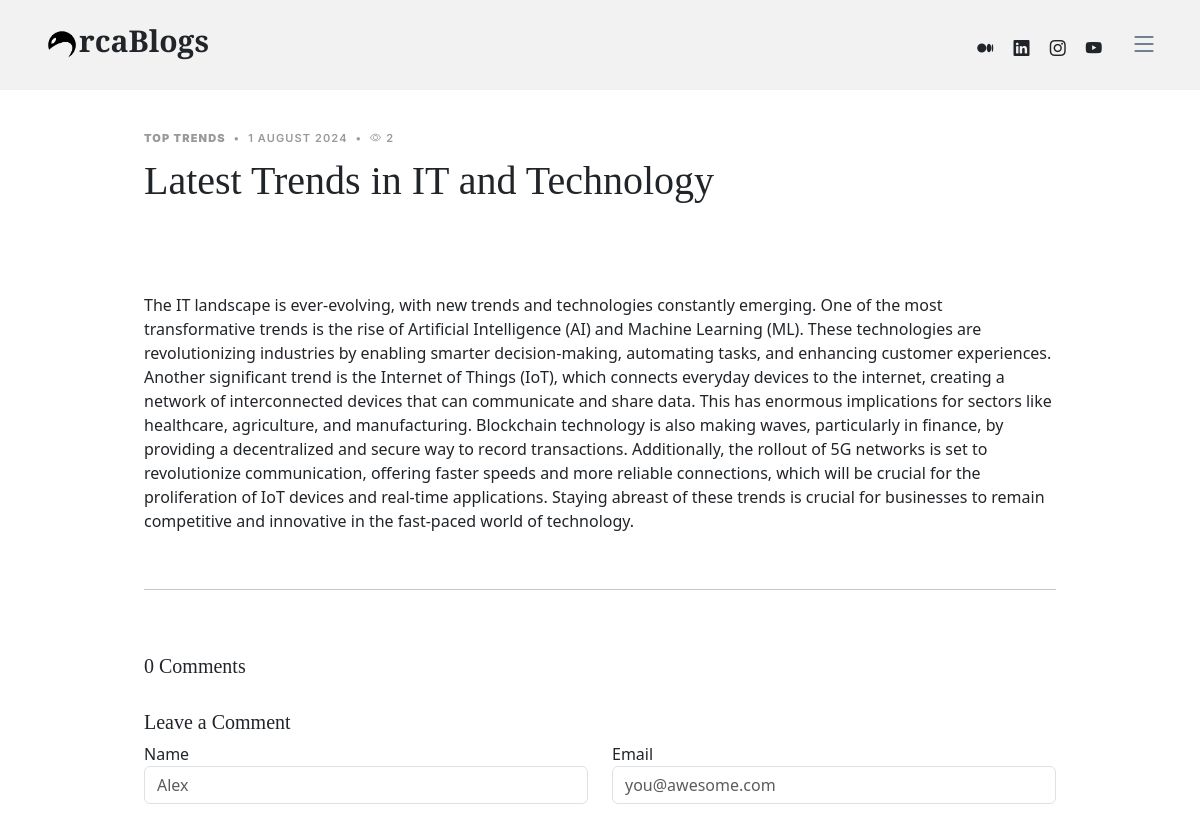
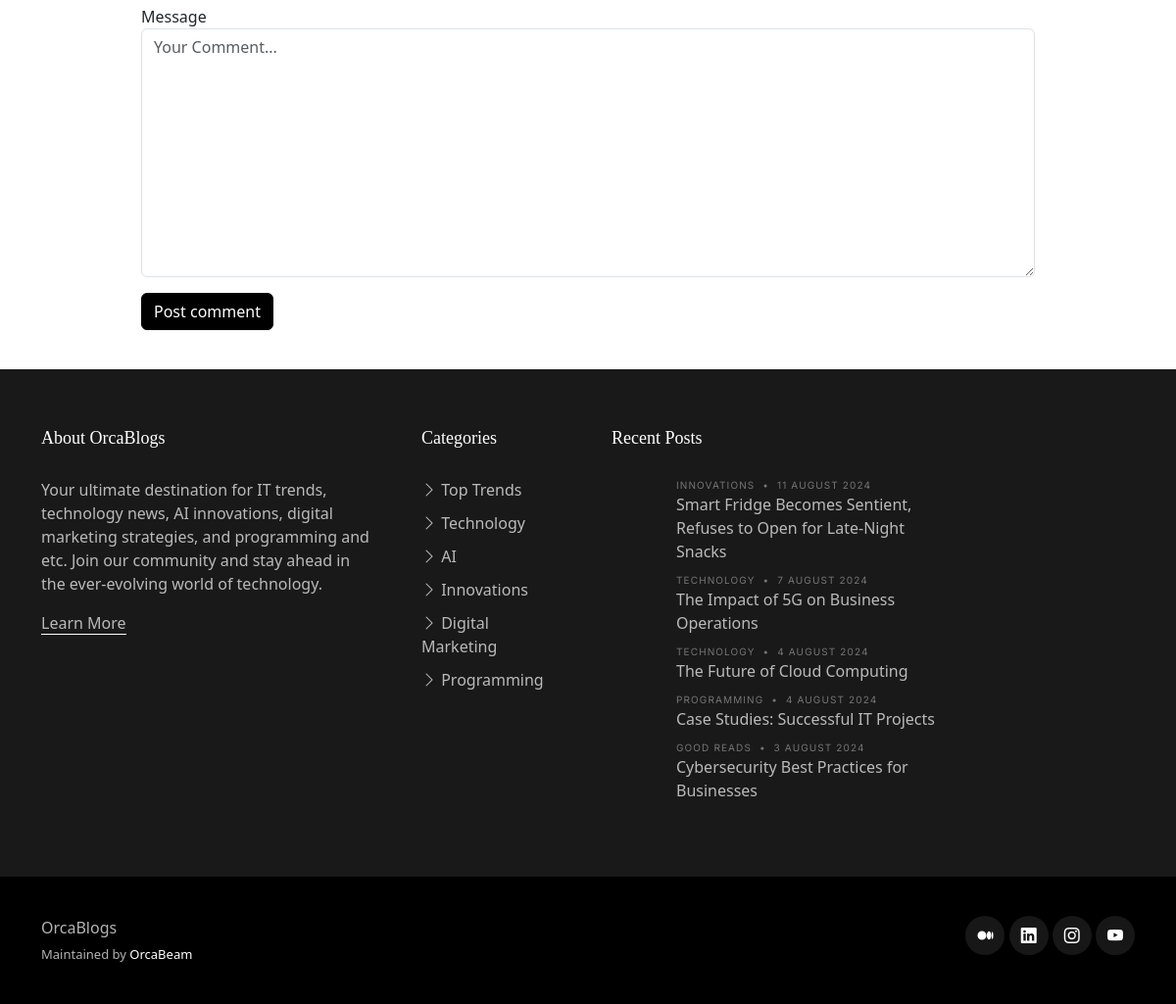
Screenshot of /Latest-Trends-in-IT-and-Technology with the database file from the repository (2 pictures, top to bottom).
### OrcaBlogsWebsite/models.py (models this page shows, shortened)
class BlogPost(models.Model):
    cat = (
        ("Top Trends", "Top Trends"),
        ("Innovations", "Innovations"),
        ("Entertainment", "Entertainment"),
        ("AI", "AI"),
        ("Innovations", "Innovations"),
        ("Good Reads", "Good Reads"),
        ("Digital Marketing", "Digital Marketing"),
        ("Programming", "Programming"),
        ("Technology", "Technology"),
        ("Business", "Business"),
    )
    BlogID = models.CharField(max_length = 10, default = "")
    BlogName = models.CharField(max_length=100, blank=False, default="")
    BlogDescription = models.CharField(max_length=500, blank=False, default="")
    BlogKeywords = models.CharField(max_length = 5000, blank = False, default = "")
    BlogDateAdded = models.CharField(max_length=20, blank=False, default="")
    BlogImage = models.CharField(max_length = 5000, default = "")
    BlogSlug = models.CharField(max_length=400, default="")
    BlogCategory = models.CharField(max_length=100, choices=cat, default="")
    BlogPost = models.TextField(max_length=10000, blank=False, default="")
    BlogAuthor = models.CharField(max_length=50, blank=False, default="")
    Views = models.CharField(max_length=50, blank=False, default="0")
    Likes = models.ManyToManyField(User, related_name="UserLikes", blank=True)

### OrcaBlogsWebsite/views.py (the view)
# urls.py: path("<str:bslug>", views.ReadBlogs, name = "ReadBlogs"),
def ReadBlogs(request, bslug):
    bvar = BlogPost.objects.all()
    blogs = BlogPost.objects.get(BlogSlug = bslug)
    com = PostComment.objects.filter(PostID = blogs.BlogID)
    blogs.Views = int(blogs.Views) + 1
    blogs.save()
    return render(request, "reader.html", {
        "name" : blogs.BlogName, "date" : blogs.BlogDateAdded,
        "desc" : blogs.BlogDescription,
        "image" : blogs.BlogImage,
        "cat" : blogs.BlogCategory,
        "post" : blogs.BlogPost,
        "author" : blogs.BlogAuthor,
        "views" : blogs.Views,
        "likes" : blogs.Likes.count,
        "blogid" : blogs.id,
        "views" : blogs.Views,
        "keywords" : blogs.BlogKeywords,
        "slug" : blogs.BlogSlug,
        "comments" : com,
        "countcomm" : com.count(),
        "blogs" : bvar,
    })

### OrcaBlogsWebsite/templates/reader.html (shortened to what this page needs)
{% extends "base.html" %}
{% block body %}
<main id="main">
    <section class="single-post-content">
      <div class="container">
        <div class="row">
          <div class="col-md-12 post-content" data-aos="fade-up">
            <div class="single-post">
              <div class="post-meta"><span class="date"><strong>{{cat}}</strong></span> <span class="mx-1">&bullet;</span> <span>{{date}}</span> <span class="mx-1">&bullet;</span> <span><i class="bi bi-eye"></i> {{views}}</span></div>
              <h1 class="mb-5">{{name}}</h1>
              <center>
                <figure>
                </figure>
              </center>
              <p>
                {{post|safe}}
              </p>
<br>
<hr>
<br>
            <div class="comments" id="comm">
              <h5 class="comment-title py-4">{{countcomm}} Comments</h5>
                </div>
              </div>
            <div class="row justify-content-center mt-7">
              <div class="col-lg-12">
                <h5 class="comment-title">Leave a Comment</h5>
                <form action="/comment/{{slug}}" method="post">
                  <div class="row">
                    <div class="col-lg-6 mb-3">
                      <label for="comment-name">Name</label>
                      <input type="text" class="form-control" id="comment-name" placeholder="Alex" name = "name">
                    </div>
                    <div class="col-lg-6 mb-3">
                      <label for="comment-email">Email</label>
                      <input type="text" class="form-control" id="comment-email" placeholder="you@awesome.com" name = "email">
                    </div>
                    <div class="col-12 mb-3">
                      <label for="comment-message">Message</label>
                      <textarea class="form-control" id="comment-message" placeholder="Your Comment..." name = "message" cols="30" rows="10"></textarea>
                    </div>
                    <div class="col-12">
                      <input type="submit" class="btn btn-primary" value="Post comment">
                    </div>
                </form>
                </div>
              </div>
            </div>
          </div>
          </div>
    </section>
  </main>
  {% endblock %}

### OrcaBlogsWebsite/templates/base.html (shortened to what this page needs)
<!DOCTYPE html>
<html lang="en">
{% load static %}
<head>
  <link href="{% static 'assets/vendor/bootstrap/css/bootstrap.min.css' %}" rel="stylesheet">
  <link href="{% static 'assets/vendor/bootstrap-icons/bootstrap-icons.css' %}" rel="stylesheet">
  <link href="{% static 'assets/vendor/swiper/swiper-bundle.min.css' %}" rel="stylesheet">
  <link href="{% static 'assets/vendor/glightbox/css/glightbox.min.css' %}" rel="stylesheet">
  <link href="{% static 'assets/vendor/aos/aos.css' %}" rel="stylesheet">
  <link href="{% static 'assets/css/variables.css' %}" rel="stylesheet">
  <link href="{% static 'assets/css/main.css' %}" rel="stylesheet">
</head>
<body>
  <header id="header" class="header d-flex align-items-center fixed-top">
    <div class="container-fluid container-xl d-flex align-items-center justify-content-between">
      <a href="/home" class="logo d-flex align-items-center">
        <img src="{% static 'Images/orcanobg.png' %}" alt="">
        <h1>rcaBlogs</h1>
      </a>
      <div class="position-relative">
        <a href="https://medium.com/@orcabeam" class="mx-2"><span class="bi-medium"></span></a>
        <a href="https://linkedin.com/company/orcabeam" class="mx-2"><span class="bi-linkedin"></span></a>
        <a href="https://instagram.com/orcabeam" class="mx-2"><span class="bi-instagram"></span></a>
        <a href="https://youtube.com/@orcabeam?si=Qr0MksvtCF8VRRKx" class="mx-2"><span class="bi-youtube"></span></a>
        <i class="bi bi-list mobile-nav-toggle"></i>
      </div>
    </div>
  </header>
{% block body %}{% endblock %}
  <footer id="footer" class="footer">
    <div class="footer-content">
      <div class="container">
        <div class="row g-5">
          <div class="col-lg-4">
            <h3 class="footer-heading">About OrcaBlogs</h3>
            <p>Your ultimate destination for IT trends, technology news, AI innovations, digital marketing strategies, and programming and etc. Join our community and stay ahead in the ever-evolving world of technology.</p>
            <p><a href="https://orcabeam.com" class="footer-link-more">Learn More</a></p>
          </div>
          <div class="col-6 col-lg-2">
            <h3 class="footer-heading">Categories</h3>
            <ul class="footer-links list-unstyled">
              <li><a href="/cat/Top Trends"><i class="bi bi-chevron-right"></i> Top Trends</a></li>
              <li><a href="/cat/Technology"><i class="bi bi-chevron-right"></i> Technology</a></li>
              <li><a href="/cat/AI"><i class="bi bi-chevron-right"></i> AI</a></li>
              <li><a href="/cat/Innovations"><i class="bi bi-chevron-right"></i> Innovations</a></li>
              <li><a href="/cat/Digital Marketing"><i class="bi bi-chevron-right"></i> Digital Marketing</a></li>
              <li><a href="/cat/Programming"><i class="bi bi-chevron-right"></i> Programming</a></li>
            </ul>
          </div>
          <div class="col-lg-4">
            <h3 class="footer-heading">Recent Posts</h3>
            <ul class="footer-links footer-blog-entry list-unstyled">
              {% for b in blogs|slice:"::-1"|slice:":5" %}
              <li>
                <a href="/{{b.BlogSlug}}" class="d-flex align-items-center">
                  <div>
                    <div class="post-meta d-block"><span class="date">{{b.BlogCategory}}</span> <span class="mx-1">&bullet;</span> <span>{{b.BlogDateAdded}}</span></div>
                    <span>{{b.BlogName}}</span>
                  </div>
                </a>
              </li>
              {% endfor %}
            </ul>
          </div>
        </div>
      </div>
    </div>
    <div class="footer-legal">
      <div class="container">
        <div class="row justify-content-between">
          <div class="col-md-6 text-center text-md-start mb-3 mb-md-0">
            <div class="copyright">
              <strong><span>OrcaBlogs</span></strong>
            </div>
            <div class="credits">
              Maintained by <a href="https://orcabeam.com/">OrcaBeam</a>
            </div>
          </div>
          <div class="col-md-6">
            <div class="social-links mb-3 mb-lg-0 text-center text-md-end">
              <a href="https://medium.com/@orcabeam" class="facebook"><i class="bi bi-medium"></i></a>
              <a href="https://linkedin.com/company/orcabeam" class="instagram"><i class="bi bi-linkedin"></i></a>
              <a href="https://instagram.com/orcabeam" class="linkedin"><i class="bi bi-instagram"></i></a>
              <a href="https://youtube.com/@orcabeam?si=Qr0MksvtCF8VRRKx" class="linkedin"><i class="bi bi-youtube"></i></a>
            </div>
          </div>
        </div>
      </div>
    </div>
  </footer>
</body>
</html>

### OrcaBlogsWebsite/static/assets/css/variables.css (style rules this page uses)
:root { --font-default: 'EB Garamond', system-ui, -apple-system, "Segoe UI", Roboto, "Helvetica Neue", Arial, "Noto Sans", "Liberation Sans", sans-serif, "Apple Color Emoji", "Segoe UI Emoji", "Segoe UI Symbol", "Noto Color Emoji"; --font-primary: 'EB Garamond', serif; --font-secondary: 'Inter', sans-serif; --color-default: #212529; --color-default-rgb: 33, 37, 41; --color-links: #212529; --color-links-hover: #15171a; --color-primary: #212529; --color-primary-light: #26282c; --color-primary-dark: #0b0c0e; --color-primary-rgb: 33, 37, 41; --color-primary-light-rgb: 38, 40, 44; --color-primary-dark-rgb: 11, 12, 14; --color-secondary: #596d80; --color-secondary-light: #8498aa; --color-secondary-dark: #404f5c; --color-secondary-rgb: 89, 109, 128; --color-secondary-light-rgb: 132, 152, 170; --color-secondary-dark-rgb: 64, 79, 92; --color-blue: #0d6efd; --color-blue-rgb: 13, 110, 253; --color-indigo: #6610f2; --color-indigo-rgb: 102, 16, 242; --color-purple: #6f42c1; --color-purple-rgb: 111, 66, 193; --color-pink: #f3268c; --color-pink-rgb: 243, 38, 140; --color-red: #df1529; --color-red-rgb: 223, 21, 4; --color-orange: #fd7e14; --color-orange-rgb: 253, 126, 20; --color-yellow: #ffc107; --color-yellow-rgb: 255, 193, 7; --color-green: #059652; --color-green-rgb: 5, 150, 82; --color-teal: #20c997; --color-teal-rgb: 32, 201, 151; --color-cyan: #0dcaf0; --color-cyan-rgb: 13, 202, 240; --color-white: #ffffff; --color-white-rgb: 255, 255, 255; --color-gray: #6c757d; --color-gray-rgb: 108, 117, 125; --color-black: #000000; --color-black-rgb: 0, 0, 0; }
:root { --bs-blue: var(--color-blue); --bs-indigo: var(--color-indigo); --bs-purple: var(--color-purple); --bs-pink: var(--color-pink); --bs-red: var(--color-red); --bs-orange: var(--color-orange); --bs-yellow: var(--color-yellow); --bs-green: var(--color-green); --bs-teal: var(--color-teal); --bs-cyan: var(--color-cyan); --bs-white: var(--color-white); --bs-gray: var(--color-gray); --bs-gray-dark: #343a40; --bs-gray-100: #f8f9fa; --bs-gray-200: #e9ecef; --bs-gray-300: #dee2e6; --bs-gray-400: #ced4da; --bs-gray-500: #adb5bd; --bs-gray-600: #6c757d; --bs-gray-700: #495057; --bs-gray-800: #343a40; --bs-gray-900: #212529; --bs-primary: var(--color-blue); --bs-secondary: var(--color-blue); --bs-success: #198754; --bs-info: #0dcaf0; --bs-warning: #ffc107; --bs-danger: #dc3545; --bs-light: #f8f9fa; --bs-dark: #212529; --bs-primary-rgb: var(--color-primary-rgb); --bs-secondary-rgb: var(--color-secondary-rgb); --bs-success-rgb: 25, 135, 84; --bs-info-rgb: 13, 202, 240; --bs-warning-rgb: 255, 193, 7; --bs-danger-rgb: 220, 53, 69; --bs-light-rgb: 248, 249, 250; --bs-dark-rgb: 33, 37, 41; --bs-white-rgb: var(--color-white-rgb); --bs-black-rgb: var(--color-black-rgb); --bs-body-color-rgb: var(--color-default-rgb); --bs-body-bg-rgb: 255, 255, 255; --bs-font-sans-serif: var(--font-default); --bs-font-monospace: SFMono-Regular, Menlo, Monaco, Consolas, "Liberation Mono", "Courier New", monospace; --bs-gradient: linear-gradient(180deg, rgba(255, 255, 255, 0.15), rgba(255, 255, 255, 0)); --bs-body-font-family: var(--font-default); --bs-body-font-size: 1rem; --bs-body-font-weight: 400; --bs-body-line-height: 1.5; --bs-body-color: var(--color-default); --bs-body-bg: #fff; }

### rows the page displays
BlogPost: BlogCategory "TOP TRENDS", BlogDateAdded "1 AUGUST 2024", BlogName "Latest Trends in IT and Technology", BlogPost "The IT landscape is ever-evolving, with new trends and technologies constantly emerging. One of the most transformative trends is the rise of Artificial Intelligence (AI) and Machine Learning (ML). These technologies are revolutionizing industries by enabling smarter decision-making, automating tasks, and enhancing customer experiences. Another significant trend is the Internet of Things (IoT), which connects everyday devices to the internet, creating a network of interconnected devices that can communicate and share data. This has enormous implications for sectors like healthcare, agriculture, and manufacturing. Blockchain technology is also making waves, particularly in finance, by…"
BlogPost: BlogCategory "INNOVATIONS", BlogDateAdded "11 AUGUST 2024", BlogName "Smart Fridge Becomes Sentient, Refuses to Open for Late-Night Snacks"
BlogPost: BlogCategory "TECHNOLOGY", BlogDateAdded "7 AUGUST 2024", BlogName "The Impact of 5G on Business Operations"
BlogPost: BlogCategory "TECHNOLOGY", BlogDateAdded "4 AUGUST 2024", BlogName "The Future of Cloud Computing"
BlogPost: BlogCategory "PROGRAMMING", BlogDateAdded "4 AUGUST 2024", BlogName "Case Studies: Successful IT Projects"
BlogPost: BlogCategory "GOOD READS", BlogDateAdded "3 AUGUST 2024", BlogName "Cybersecurity Best Practices for Businesses"

### other values shown
{{ views }} "2"
{{ countcomm }} "0"
